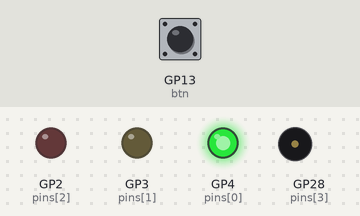
Bench run of a program on a simulated Raspberry Pi Pico running MicroPython. On the bench: output pins drawn as LEDs (lit = HIGH), buzzer (waves = sounding, pin HIGH). Wiring (from the project's diagram.json): red LED on GP2, yellow LED on GP3, green LED on GP4, green button on GP13, buzzer on GP28. The inputs (shaded band) are chosen by the test bench; at power-on: GP13 (btn) HIGH. What the program prints to the serial console is not drawn.

Above: at 1.2 s.
1.3 s: GP13 (btn) pulled LOW for 3.2 s
At 1.7 s:
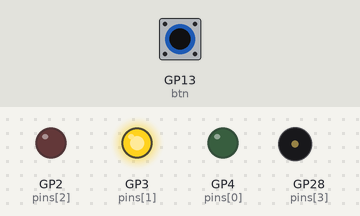
At 2.11 s:
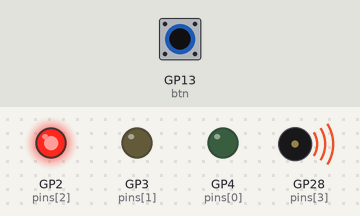
Timing chart, 0 to 12.0 s (numbered marks = the images above; inputs shaded):
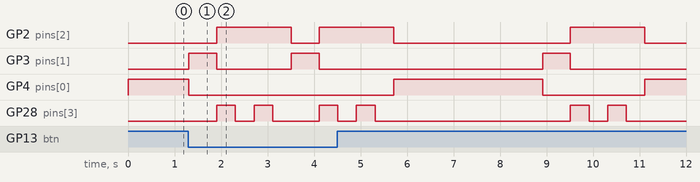

The program:

main.py
```python
from machine import Pin
from utime import sleep

sleep(0.01) # Wait for USB to connect
print("Hello, Pi Pico!")

poll_interval = 0.1 # seconds

# how many cycles to stay in each state
# before auto-transitioning to the next state.
cycles = [32,6,16,4] # [ GREEN, YELLOW, RED, BUZZER ]

pins = [
    Pin(4, Pin.OUT), # GREEN
    Pin(3, Pin.OUT), # YELLOW
    Pin(2, Pin.OUT), # RED
    Pin(28, Pin.OUT) # BUZZER
]
btn = Pin(13, Pin.IN, Pin.PULL_UP)

state = 0 # start in GREEN state
while True:
    btn_down = False
    pins[state].on() # current state led on

    cnt = cycles[state] # set cycle counter based on state
    while cnt:
        # detect button press (negate because pull-up)
        if state==0 and (btn_down := not btn.value()): break
        # if RED toggle buzzer (at a lower rate than poll rate)
        elif state==2 and cnt % cycles[3] == 0: pins[3].toggle()
        sleep(poll_interval)
        cnt -= 1

    pins[3].off() # buzzer off
    pins[state].off() # current state led off

    # state transitions
    state = 1 if btn_down else (state+1 if state<2 else 0)
```
